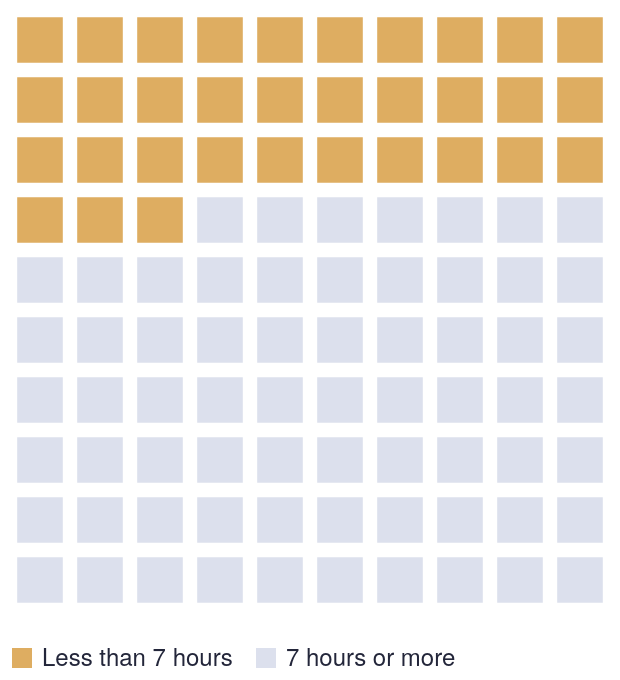

Write a Vega-Lite specification for this figure.
### Vega-Lite specification from a JSON file in a GitHub repository (floating-point values rounded to 4 significant figures)
{"$schema": "https://vega.github.io/schema/vega-lite/v5.json", "width": 300, "height": 300, "data": {"sequence": {"start": 0, "stop": 100, "as": "i"}}, "transform": [{"calculate": "datum.i % 10", "as": "col"}, {"calculate": "floor(datum.i / 10)", "as": "row"}, {"calculate": "datum.i < 33 ? 'Less than 7 hours' : '7 hours or more'", "as": "group"}], "mark": {"type": "square", "size": 520, "cornerRadius": 3}, "encoding": {"x": {"field": "col", "type": "ordinal", "axis": null}, "y": {"field": "row", "type": "ordinal", "axis": null}, "color": {"field": "group", "type": "nominal", "title": null, "scale": {"domain": ["Less than 7 hours", "7 hours or more"], "range": ["#d08a1e", "#cdd3e6"]}, "legend": {"orient": "bottom", "direction": "horizontal"}}, "tooltip": [{"field": "group", "title": "Usual sleep"}]}, "config": {"background": "transparent", "font": "'Source Sans 3', 'Helvetica Neue', Arial, sans-serif", "view": {"stroke": null}, "title": {"font": "Fraunces, Georgia, serif", "fontSize": 18, "fontWeight": 600, "color": "#23263a", "anchor": "start", "subtitleFont": "'Source Sans 3', 'Helvetica Neue', Arial, sans-serif", "subtitleFontSize": 13, "subtitleFontWeight": 400, "subtitleColor": "#5d6077", "offset": 12}, "axis": {"labelFontSize": 12, "titleFontSize": 12, "titleColor": "#5d6077", "labelColor": "#5d6077", "gridColor": "#e6e3dc", "labelLimit": 320, "domainColor": "#c9c5bb", "tickColor": "#c9c5bb", "titleFontWeight": 400}, "legend": {"labelLimit": 260, "titleLimit": 300, "labelFontSize": 12, "titleFontSize": 12, "titleColor": "#5d6077", "labelColor": "#23263a", "titleFontWeight": 400}, "header": {"labelFontSize": 13, "labelColor": "#23263a", "titleFontSize": 13}, "text": {"font": "'Source Sans 3', 'Helvetica Neue', Arial, sans-serif", "color": "#23263a"}}}
